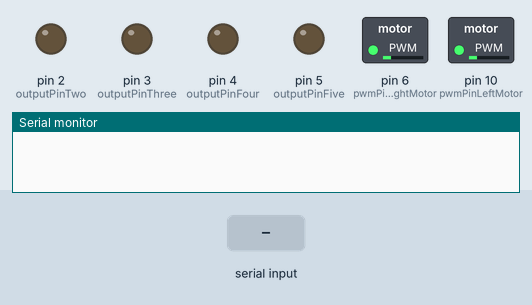
Recording of a sketch running on a simulated Arduino Uno, built with avr-gcc and run on an emulated ATmega328P. Shown: switched loads named in the sketch (green lamp = pin HIGH), output pins drawn as LEDs (lit = HIGH), the last lines printed to the serial monitor. The test bench sets the inputs (shaded band).

Above: at 1.2 s.
1.3 s: "1" received over Serial
At 1.7 s:
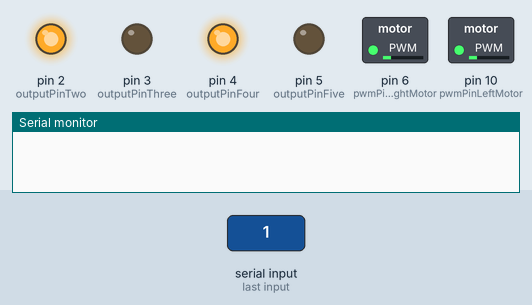
4.3 s: "2" received over Serial
At 5.1 s:
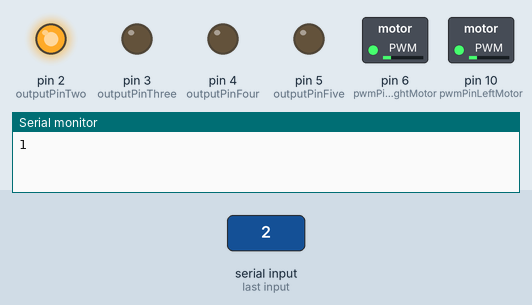
At 11.0 s:
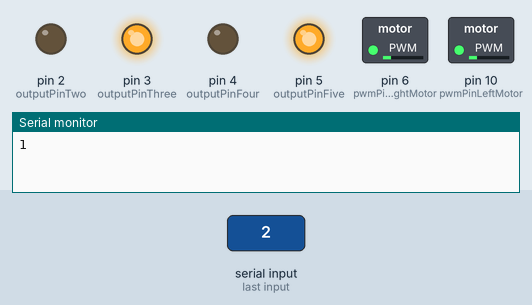
Timing chart, 0 to 26.8 s (numbered marks = the images above; inputs shaded):
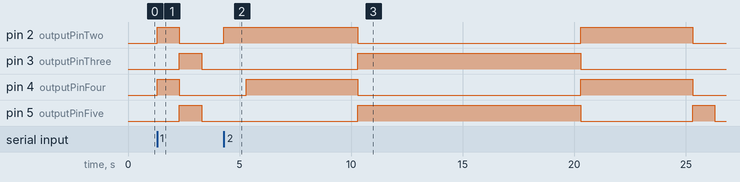

The sketch:

chess_movement_oo.ino
```cpp
#include "MotorsControl.h"
#include "FiguresMovement.h"
//pins for left motor
int pwmPinLeftMotor = 10;
int outputPinTwo = 2;    //signal pin for forward
int outputPinThree = 3;  //signal pin for backward
//pins for right motor
int pwmPinRightMotor = 6;
int outputPinFour = 4;  //signal pin for forward
int outputPinFive = 5;  //signal pin for backward
int motorSpeed = 50;
int SHORT_DURATION = 1000;
int MEDIUM_DURATION = 2000;
int LONG_DURATION = 5000;
int EXTRA_LONG_DURATION = 10000;
byte receivedData;


/////////////////////////////////////////////////////////////

void setup() {
  //setting pins to be outputing signal to the TB6612FNG
  pinMode(pwmPinLeftMotor, OUTPUT);
  pinMode(pwmPinRightMotor, OUTPUT);
  analogWrite(pwmPinLeftMotor, motorSpeed);
  analogWrite(pwmPinRightMotor, motorSpeed);
  Serial.begin(9600);
}

MotorsControl motorsControl(outputPinTwo, outputPinThree, outputPinFour, outputPinFive);
FiguresMovement figuresMovement(SHORT_DURATION, MEDIUM_DURATION, LONG_DURATION, EXTRA_LONG_DURATION);


////////////////////////////////////////////////////////

void loop() {
  if (Serial.available() > 0) {
    receivedData = Serial.read();
    switch (receivedData) {
      case 49:
        figuresMovement.pawnMovement();
        Serial.print('1');
        break;
      case 50:
        figuresMovement.bishopMovement();
        Serial.print('1');
        break;
      case 51:
        figuresMovement.kingMovement();
        Serial.print('1');
        break;
      case 52:
        figuresMovement.rookMovement();
        Serial.print('1');
        break;
      case 53:
        figuresMovement.knightMovement();
        Serial.print('1');
        break;
      case 54:
        figuresMovement.queenMovement();
        Serial.print('1');
        break;
    }
  }
}
```

FiguresMovement.h
```cpp
extern MotorsControl motorsControl;
class FiguresMovement {
  int _shortDuration;
  int _mediumDuration;
  int _longDuration;
  int _extraLongDuration;
public:
  FiguresMovement(int shortDuration,
                  int mediumDuration,
                  int longDuration,
                  int extraLongDuration) {
    _shortDuration = shortDuration;
    _mediumDuration = mediumDuration;
    _longDuration = longDuration;
    _extraLongDuration = extraLongDuration;
  }
  void pawnMovement() {
    motorsControl.moveForward(_shortDuration);
    motorsControl.moveBackward(_shortDuration);
    motorsControl.resetPins();
  }

  void bishopMovement() {
    motorsControl.moveLeftForward(_shortDuration);
    motorsControl.moveForward(_longDuration);
    motorsControl.moveBackward(_extraLongDuration);
    motorsControl.moveForward(_longDuration);
    motorsControl.moveRightBackward(_shortDuration);
    motorsControl.resetPins();
  }

  void kingMovement() {
    motorsControl.moveForward(_shortDuration);
    motorsControl.moveBackward(_shortDuration);
    motorsControl.moveLeftForward(_shortDuration);
    motorsControl.moveForward(_shortDuration);
    motorsControl.moveBackward(_shortDuration);
    motorsControl.moveRightBackward(_shortDuration);
    motorsControl.resetPins();
  }

  void rookMovement() {
    motorsControl.moveForward(_longDuration);
    motorsControl.moveBackward(_extraLongDuration);
    motorsControl.moveForward(_longDuration);
    motorsControl.moveLeftForward(_mediumDuration);
    motorsControl.moveForward(_longDuration);
    motorsControl.moveBackward(_extraLongDuration);
    motorsControl.moveForward(_longDuration);
    motorsControl.moveRightBackward(_mediumDuration);
    motorsControl.resetPins();
  }

  void knightMovement() {
    motorsControl.moveForward(_mediumDuration);
    motorsControl.moveLeftForward(_mediumDuration);
    motorsControl.moveForward(_shortDuration);
    motorsControl.moveBackward(_shortDuration);
    motorsControl.moveRightBackward(_mediumDuration);
    motorsControl.moveBackward(_mediumDuration);
    motorsControl.resetPins();
  }

  void queenMovement() {
    motorsControl.moveForward(_longDuration);
    motorsControl.moveBackward(_extraLongDuration);
    motorsControl.moveForward(_longDuration);
    motorsControl.moveLeftForward(_shortDuration);
    motorsControl.moveForward(_longDuration);
    motorsControl.moveBackward(_extraLongDuration);
    motorsControl.moveForward(_longDuration);
    motorsControl.moveRightBackward(_shortDuration);
    motorsControl.resetPins();
  }
};
```

MotorsControl.h
```cpp
class MotorsControl {
  int _outputPinTwoVar;
  int _outputPinThreeVar;
  int _outputPinFourVar;
  int _outputPinFiveVar;

public:
  MotorsControl(int outputPinTwoVar, int outputPinThreeVar, int outputPinFourVar, int outputPinFiveVar) {
    _outputPinTwoVar = outputPinTwoVar;
    _outputPinThreeVar = outputPinThreeVar;
    _outputPinFourVar = outputPinFourVar;
    _outputPinFiveVar = outputPinFiveVar;
    pinMode(_outputPinTwoVar, OUTPUT);
    pinMode(_outputPinThreeVar, OUTPUT);
    pinMode(_outputPinFourVar, OUTPUT);
    pinMode(_outputPinFiveVar, OUTPUT);

  }
  void resetPins() {
    digitalWrite(_outputPinTwoVar, LOW);
    digitalWrite(_outputPinThreeVar, LOW);
    digitalWrite(_outputPinFourVar, LOW);
    digitalWrite(_outputPinFiveVar, LOW);
  }

  void moveForward(int duration) {
    digitalWrite(_outputPinTwoVar, HIGH);
    digitalWrite(_outputPinThreeVar, LOW);
    digitalWrite(_outputPinFourVar, HIGH);
    digitalWrite(_outputPinFiveVar, LOW);
    delay(duration);
  }

  void moveBackward(int duration) {
    digitalWrite(_outputPinTwoVar, LOW);
    digitalWrite(_outputPinThreeVar, HIGH);
    digitalWrite(_outputPinFourVar, LOW);
    digitalWrite(_outputPinFiveVar, HIGH);
    delay(duration);
  }

  void moveLeftForward(int duration) {
    digitalWrite(_outputPinTwoVar, HIGH);
    digitalWrite(_outputPinThreeVar, LOW);
    digitalWrite(_outputPinFourVar, LOW);
    digitalWrite(_outputPinFiveVar, LOW);
    delay(duration);
  }

  void moveRightBackward(int duration) {
    digitalWrite(_outputPinTwoVar, LOW);
    digitalWrite(_outputPinThreeVar, LOW);
    digitalWrite(_outputPinFourVar, LOW);
    digitalWrite(_outputPinFiveVar, HIGH);
    delay(duration);
  }
};
```

Measured:
- after the input at 1.3 s, pin 2 (outputPinTwo), pin 4 (outputPinFour): LOW → HIGH at once, → LOW 1.0 s later; pin 3 (outputPinThree), pin 5 (outputPinFive): LOW → HIGH after 1.0 s, → LOW 1.0 s later
- after the input at 4.3 s, pin 2 (outputPinTwo): LOW → HIGH at once, → LOW 6.0 s later, → HIGH 10.0 s later, → LOW 5.0 s later; pin 3 (outputPinThree): LOW → HIGH after 6.0 s, → LOW 10.0 s later
